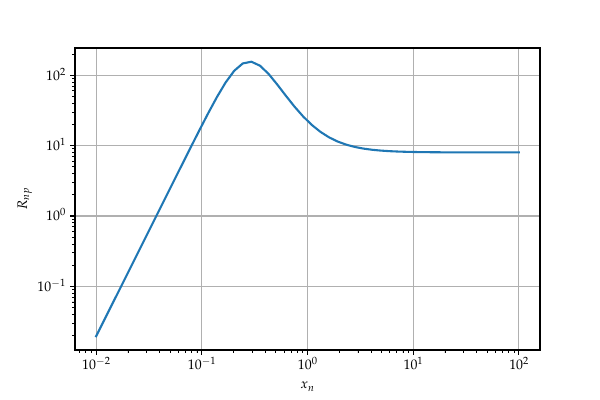

Write Python code to recreate this figure.
#%%
import numpy as np
import matplotlib.pyplot as plt
from matplotlib import rc
rc('font',**{'family':'serif','serif':['Palatino']})
rc('text', usetex=True)
rc('text.latex', preamble=r'''\usepackage{amsmath}
          \usepackage{physics}
          \usepackage{siunitx}
          ''')
import scipy.constants as sc
from astropy.constants import codata2018 as ac
from astropy.constants import iau2015 as aa
import astropy.units as u
from astropy.cosmology import Planck15 as cosmo
import astropy.uncertainty as aun
          
x_n = np.logspace(-2.5, 2.5)
Q = (ac.m_n - ac.m_p) 
m_n = ac.m_n
m_e = ac.m_e

R_np = x_n ** 3 * (4 * (1 + x_n ** 2) / (x_n ** 4 + 4 * Q / m_n + 4 * (Q ** 2 - m_e ** 2) / m_n ** 2))**(3 / 2)

# plt.loglog(x_n, x_n**3 * (1/R_np  + 1))
# plt.loglog(x_n**3 * (1/R_np  + 1), R_np)
plt.grid()
plt.loglog(x_n, R_np)
plt.xlabel('$x_n$')
plt.ylabel('$R_{\\text{np}}$')
# plt.savefig('neutron-proton-ratio.pdf')
plt.show()
# %%

density_unit = u.g/ u.cm**3

const = (ac.m_p * 8 * np.pi / 3 * (ac.m_p * ac.c / ac.hbar)** 3).to(density_unit)

rho = const * x_n**3 * (1/R_np  + 1)
plt.loglog(rho, R_np)
plt.grid()
plt.xlabel('$\\rho$ (logarithmic, units of g/cm$^3$)')
plt.ylabel('$R_{\\text{np}}$')
plt.savefig('neutron-proton-ratio-density.pdf') 
plt.show()

# %%
